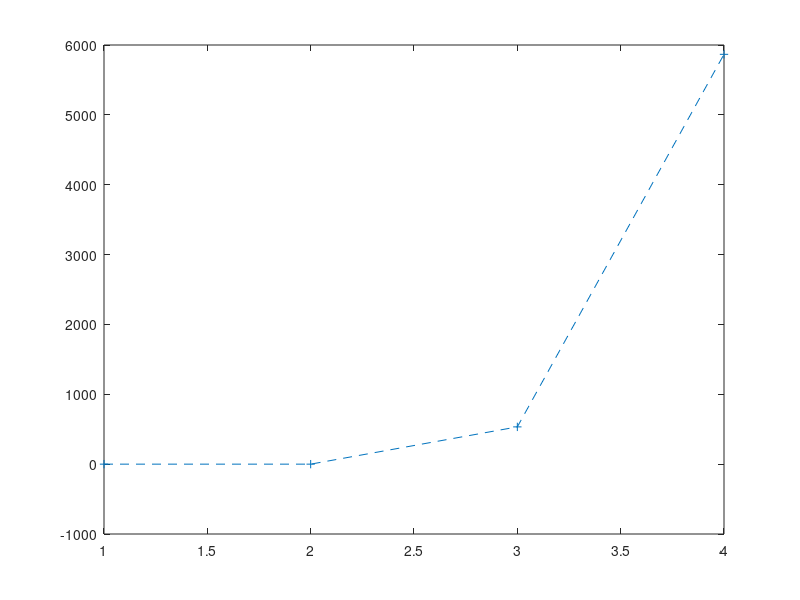
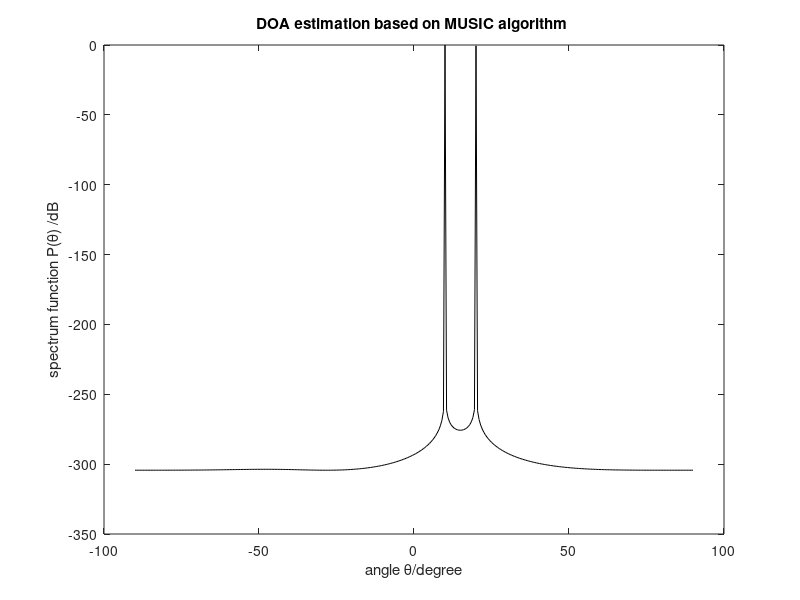
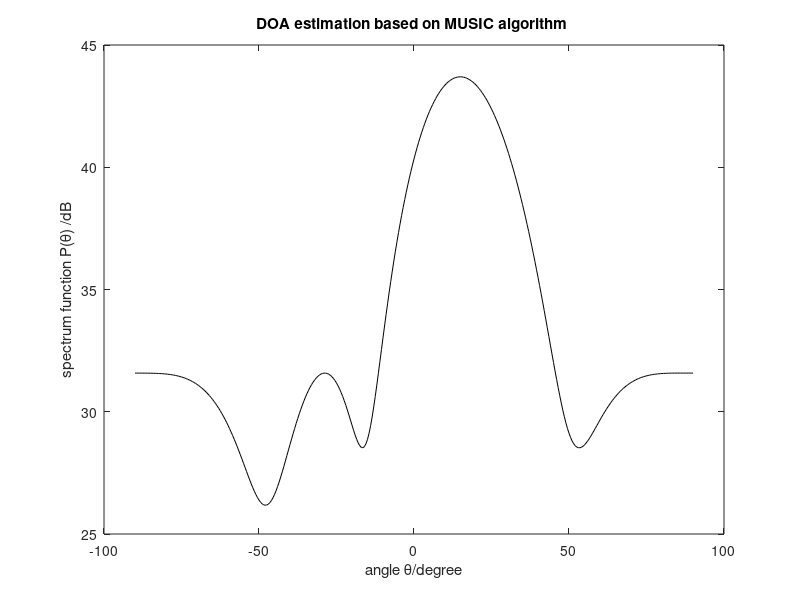

Recreate these plots in MATLAB, in order.

clc
pkg load communications
close all;
clear all
format long %The data show that as long shaping scientific
doa=[10 20]/180*pi; %Direction of arrival
N=200;%Snapshots
w=[pi/2 pi/4]';%Frequency
M=4;%Number of array elements
P=length(w); %The number of signal
lambda=150;%Wavelength
d=lambda/2;%Element spacing
snr=20;%SNA
D=zeros(P,M); %To creat a matrix with P row and M column
for k=1:P
D(k,:)=exp(-j*2*pi*d*sin(doa(k))/lambda*[0:M-1]); %Assignment matrix
end
D=D';
xx=2*exp(j*(w*[1:N])); %Simulate signal
x=D*xx;
%x=awgn(x,snr);%Insert Gaussian white noise
R=x*x'; %Data covarivance matrix
rank(R)
%%
%[theta_music, peaks] = music_doa(R, P)
% [theta, p] = music_doa_coherent(x, P, M,lambda,d)
%%
[N,V]=eig(R); %Find the eigenvalues and eigenvectors of R
figure;
plot(diag(V),'--+')
NN=N(:,1:M-P); %Estimate noise subspace
theta=-90:0.5:90; %Peak search
k = 0:M-1;
for ii=1:length(theta)
SS=zeros(1,length(M));
% for jj=0:M-1
% SS(1+jj)=exp(-1i*2*jj*pi*d*sin(theta(ii)/180*pi)/lambda);
% end
SS=exp(-1i*2*1*pi*d*k*sin(theta(ii)/180*pi)/lambda);
PP=SS*NN*NN'*SS';
Pmusic(ii)=abs(1/ PP);

Barlet(ii)=abs(SS*R*SS');
end
Pmusic=10*log10(Pmusic/max(Pmusic)); %Spatial spectrum function
figure;
plot(theta,Pmusic,'-k')
xlabel('angle \theta/degree')
ylabel('spectrum function P(\theta) /dB')
title('DOA estimation based on MUSIC algorithm ')


%Barlet=10*log10(Barlet/max(Pmusic)); %Spatial spectrum function



figure;
plot(theta,10*log10(Barlet),'-k')
xlabel('angle \theta/degree')
ylabel('spectrum function P(\theta) /dB')
title('DOA estimation based on MUSIC algorithm ')











